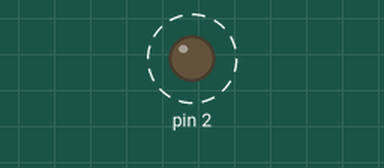
This program was run on a simulated Arduino Uno, built with avr-gcc and run on an emulated ATmega328P. Parts: output pins drawn as LEDs (lit = HIGH). Dashed ring = blinking.

Above: at 0.5 s.
Timing chart, 0 to 4.8 s (numbered marks = the images above):
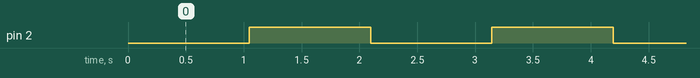

The program:

main.cpp
```cpp
#include <Arduino.h>

// interrupt vector handler when timer overflows
ISR(TIMER1_OVF_vect) {
  // toggle pin 2
  PIND = (1 << PIND2);
}

void setup() {
  // set pin 2 as output
  DDRD = (1 << DDD2);

  // not using anything from this register
  TCCR1A = 0;

  // count every 256 cycles
  // roughly every 1 second
  TCCR1B = (1 << CS12);

  // generate an interrupt when the timer overflows
  TIMSK1 = (1 << TOIE1);
}

void loop() {}
```

Measured:
- by itself, pin 2: alternates HIGH for 1.0 s and LOW for 1.0 s
